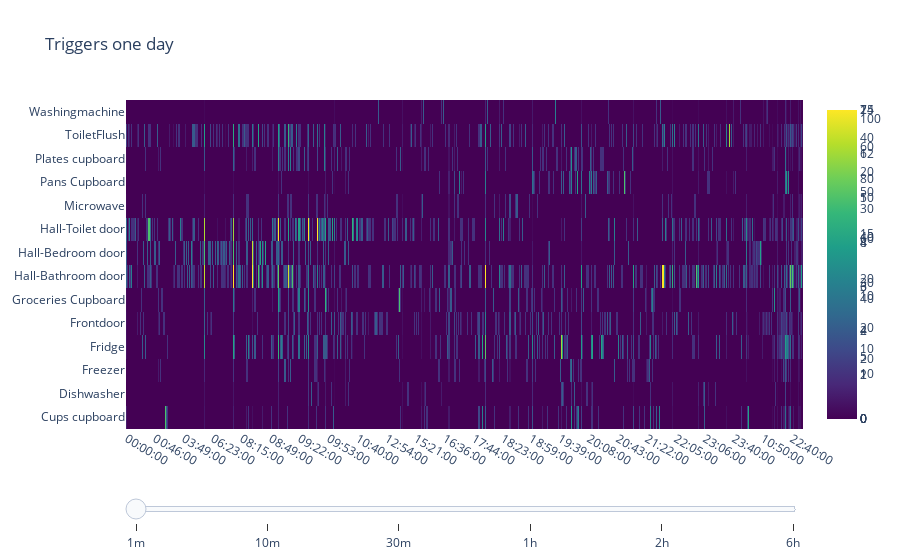

Notebook code for this chart:
### Code cell
t_res=['1m', '10m', '30m', '1h', '2h', '6h']
plt_dev.heatmap_trigger_one_day(data.df_dev_rep2, t_res).show()

### Figure 1 — Plotly figure (JSON) as saved in the notebook; plotly's stock layout.template omitted (floating-point values rounded to 4 significant figures; data arrays with more than 128 entries replaced by an {"elided": "..."} marker saying what was removed)
{"data": [{"colorscale": [[0, "#440154"], [0.1111, "#482878"], [0.2222, "#3e4989"], [0.3333, "#31688e"], [0.4444, "#26828e"], [0.5556, "#1f9e89"], [0.6667, "#35b779"], [0.7778, "#6ece58"], [0.8889, "#b5de2b"], [1, "#fde725"]], "type": "heatmap", "visible": true, "x": {"elided": "579 str values"}, "y": ["Cups cupboard", "Dishwasher", "Freezer", "Fridge", "Frontdoor", "Groceries Cupboard", "Hall-Bathroom door", "Hall-Bedroom door", "Hall-Toilet door", "Microwave", "Pans Cupboard", "Plates cupboard", "ToiletFlush", "Washingmachine"], "z": {"elided": "14x579 int values"}}, {"colorscale": [[0, "#440154"], [0.1111, "#482878"], [0.2222, "#3e4989"], [0.3333, "#31688e"], [0.4444, "#26828e"], [0.5556, "#1f9e89"], [0.6667, "#35b779"], [0.7778, "#6ece58"], [0.8889, "#b5de2b"], [1, "#fde725"]], "type": "heatmap", "x": ["00:00:00", "00:10:00", "00:20:00", "00:30:00", "00:40:00", "00:50:00", "01:00:00", "01:10:00", "01:20:00", "01:30:00", "03:00:00", "03:10:00", "03:20:00", "03:40:00", "03:50:00", "04:00:00", "04:30:00", "05:20:00", "05:30:00", "05:40:00", "05:50:00", "06:00:00", "06:10:00", "06:20:00", "06:30:00", "06:50:00", "07:00:00", "07:40:00", "07:50:00", "08:00:00", "08:10:00", "08:20:00", "08:30:00", "08:40:00", "08:50:00", "09:00:00", "09:10:00", "09:20:00", "09:30:00", "09:40:00", "09:50:00", "10:00:00", "10:10:00", "10:20:00", "10:30:00", "10:40:00", "10:50:00", "11:00:00", "11:10:00", "11:20:00", "11:30:00", "11:50:00", "12:20:00", "12:30:00", "12:40:00", "12:50:00", "13:00:00", "13:10:00", "13:40:00", "13:50:00", "14:00:00", "14:10:00", "14:30:00", "14:40:00", "15:20:00", "15:30:00", "15:40:00", "15:50:00", "16:00:00", "16:10:00", "16:30:00", "16:50:00", "17:00:00", "17:10:00", "17:20:00", "17:30:00", "17:40:00", "17:50:00", "18:00:00", "18:10:00", "18:20:00", "18:30:00", "18:40:00", "18:50:00", "19:00:00", "19:10:00", "19:20:00", "19:30:00", "19:40:00", "19:50:00", "20:00:00", "20:10:00", "20:20:00", "20:30:00", "20:40:00", "20:50:00", "21:00:00", "21:10:00", "21:20:00", "21:30:00", "21:40:00", "21:50:00", "22:00:00", "22:10:00", "22:20:00", "22:40:00", "22:50:00", "23:00:00", "23:10:00", "23:20:00", "23:30:00", "23:40:00", "23:50:00"], "y": ["Cups cupboard", "Dishwasher", "Freezer", "Fridge", "Frontdoor", "Groceries Cupboard", "Hall-Bathroom door", "Hall-Bedroom door", "Hall-Toilet door", "Microwave", "Pans Cupboard", "Plates cupboard", "ToiletFlush", "Washingmachine"], "z": {"elided": "14x113 int values"}}, {"colorscale": [[0, "#440154"], [0.1111, "#482878"], [0.2222, "#3e4989"], [0.3333, "#31688e"], [0.4444, "#26828e"], [0.5556, "#1f9e89"], [0.6667, "#35b779"], [0.7778, "#6ece58"], [0.8889, "#b5de2b"], [1, "#fde725"]], "type": "heatmap", "x": ["00:00:00", "00:30:00", "01:00:00", "01:30:00", "03:00:00", "03:30:00", "04:00:00", "04:30:00", "05:00:00", "05:30:00", "06:00:00", "06:30:00", "07:00:00", "07:30:00", "08:00:00", "08:30:00", "09:00:00", "09:30:00", "10:00:00", "10:30:00", "11:00:00", "11:30:00", "12:00:00", "12:30:00", "13:00:00", "13:30:00", "14:00:00", "14:30:00", "15:00:00", "15:30:00", "16:00:00", "16:30:00", "17:00:00", "17:30:00", "18:00:00", "18:30:00", "19:00:00", "19:30:00", "20:00:00", "20:30:00", "21:00:00", "21:30:00", "22:00:00", "22:30:00", "23:00:00", "23:30:00"], "y": ["Cups cupboard", "Dishwasher", "Freezer", "Fridge", "Frontdoor", "Groceries Cupboard", "Hall-Bathroom door", "Hall-Bedroom door", "Hall-Toilet door", "Microwave", "Pans Cupboard", "Plates cupboard", "ToiletFlush", "Washingmachine"], "z": {"elided": "14x46 int values"}}, {"colorscale": [[0, "#440154"], [0.1111, "#482878"], [0.2222, "#3e4989"], [0.3333, "#31688e"], [0.4444, "#26828e"], [0.5556, "#1f9e89"], [0.6667, "#35b779"], [0.7778, "#6ece58"], [0.8889, "#b5de2b"], [1, "#fde725"]], "type": "heatmap", "x": ["00:00:00", "01:00:00", "03:00:00", "04:00:00", "05:00:00", "06:00:00", "07:00:00", "08:00:00", "09:00:00", "10:00:00", "11:00:00", "12:00:00", "13:00:00", "14:00:00", "15:00:00", "16:00:00", "17:00:00", "18:00:00", "19:00:00", "20:00:00", "21:00:00", "22:00:00", "23:00:00"], "y": ["Cups cupboard", "Dishwasher", "Freezer", "Fridge", "Frontdoor", "Groceries Cupboard", "Hall-Bathroom door", "Hall-Bedroom door", "Hall-Toilet door", "Microwave", "Pans Cupboard", "Plates cupboard", "ToiletFlush", "Washingmachine"], "z": {"elided": "14x23 int values"}}, {"colorscale": [[0, "#440154"], [0.1111, "#482878"], [0.2222, "#3e4989"], [0.3333, "#31688e"], [0.4444, "#26828e"], [0.5556, "#1f9e89"], [0.6667, "#35b779"], [0.7778, "#6ece58"], [0.8889, "#b5de2b"], [1, "#fde725"]], "type": "heatmap", "x": ["00:00:00", "02:00:00", "04:00:00", "06:00:00", "08:00:00", "10:00:00", "12:00:00", "14:00:00", "16:00:00", "18:00:00", "20:00:00", "22:00:00"], "y": ["Cups cupboard", "Dishwasher", "Freezer", "Fridge", "Frontdoor", "Groceries Cupboard", "Hall-Bathroom door", "Hall-Bedroom door", "Hall-Toilet door", "Microwave", "Pans Cupboard", "Plates cupboard", "ToiletFlush", "Washingmachine"], "z": {"elided": "14x12 int values"}}, {"colorscale": [[0, "#440154"], [0.1111, "#482878"], [0.2222, "#3e4989"], [0.3333, "#31688e"], [0.4444, "#26828e"], [0.5556, "#1f9e89"], [0.6667, "#35b779"], [0.7778, "#6ece58"], [0.8889, "#b5de2b"], [1, "#fde725"]], "type": "heatmap", "x": ["00:00:00", "06:00:00", "12:00:00", "18:00:00"], "y": ["Cups cupboard", "Dishwasher", "Freezer", "Fridge", "Frontdoor", "Groceries Cupboard", "Hall-Bathroom door", "Hall-Bedroom door", "Hall-Toilet door", "Microwave", "Pans Cupboard", "Plates cupboard", "ToiletFlush", "Washingmachine"], "z": [[8, 6, 6, 30], [0, 5, 4, 12], [1, 11, 6, 23], [5, 48, 16, 75], [4, 32, 18, 46], [3, 30, 15, 29], [32, 93, 32, 103], [29, 72, 5, 14], [34, 90, 24, 47], [2, 9, 6, 15], [0, 3, 5, 43], [2, 28, 7, 28], [20, 57, 13, 56], [0, 2, 5, 10]]}], "layout": {"sliders": [{"active": 0, "currentvalue": {"visible": false}, "pad": {"t": 70}, "steps": [{"args": [{"visible": [true, false, false, false, false, false]}, {"title": "Slider switched to step: 0"}], "label": "1m", "method": "restyle"}, {"args": [{"visible": [false, true, false, false, false, false]}, {"title": "Slider switched to step: 1"}], "label": "10m", "method": "restyle"}, {"args": [{"visible": [false, false, true, false, false, false]}, {"title": "Slider switched to step: 2"}], "label": "30m", "method": "restyle"}, {"args": [{"visible": [false, false, false, true, false, false]}, {"title": "Slider switched to step: 3"}], "label": "1h", "method": "restyle"}, {"args": [{"visible": [false, false, false, false, true, false]}, {"title": "Slider switched to step: 4"}], "label": "2h", "method": "restyle"}, {"args": [{"visible": [false, false, false, false, false, true]}, {"title": "Slider switched to step: 5"}], "label": "6h", "method": "restyle"}]}], "title": {"text": "Triggers one day"}, "xaxis": {"nticks": 24}}}
